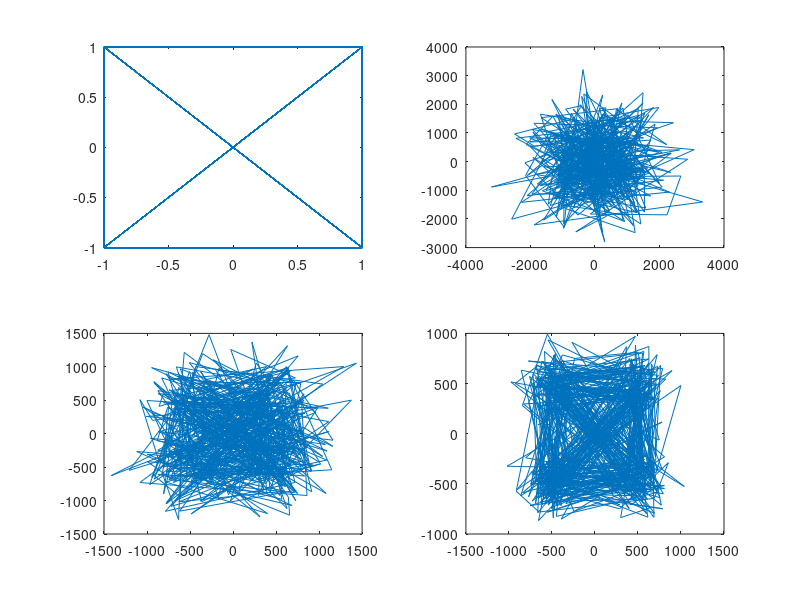

This figure's MATLAB source: (Note: this script raises an error after producing the figure.)
%% 3.1
clear;
close all;
clc;

load('A2BPart3.mat')
fc = 20E6;
Ns = 1024;  
Rs = 1.5e6;
fs = Rs*Ns;

Nb = length(x);

t = linspace(0,1/Rs * ceil(Nb/2),Ns*ceil(Nb/2)+1);
t = t(1:end-1);
f = linspace(-fs/2,fs/2,length(t));


%% 3.2
xi = x(1:2:end);
xq = x(2:2:end);


%% 3.3
ci = cos(2*pi*fc*t);
cq = sin(2*pi*fc*t);
yi = kron(xi,ones(1,Ns)) .* ci;
yq = [kron(xq,ones(1,Ns)) zeros(1,Ns)] .* cq;

y = yi - yq;

%% 3.4
ri = sign(sum(reshape(y .* ci,Ns,ceil(Nb/2))));
rq = sign(sum(reshape(y .* -cq,Ns,ceil(Nb/2))));
rq_plot = rq;
rq = rq(1:end-1);
r = zeros(1,Nb);
r(1:2:end) = ri;
r(2:2:end) = rq;


error = sum(r ~= x);
%% 3.7
PE_A = qfunc((2*10^(-5/10))^0.5);
PE_B = qfunc((2*10^(5/10))^0.5);
PE_C = qfunc((2*10^(10/10))^0.5);


%% 3.8
Tsym = 1/Rs;
Tsam = 1/fs;

SNRA = 10*log10(2*10^(-5/10)*Tsam/Tsym);
SNRB = 10*log10(2*10^(5/10)*Tsam/Tsym);
SNRC = 10*log10(2*10^(10/10)*Tsam/Tsym);
ya = awgn(y,SNRA,'measured');
yb = awgn(y,SNRB,'measured');
yc = awgn(y,SNRC,'measured');

rai = sum(reshape(ya .* ci,Ns,ceil(Nb/2)));
raq = sum(reshape(ya .* -cq,Ns,ceil(Nb/2)));
rbi = sum(reshape(yb .* ci,Ns,ceil(Nb/2)));
rbq = sum(reshape(yb .* -cq,Ns,ceil(Nb/2)));
rci = sum(reshape(yc .* ci,Ns,ceil(Nb/2)));
rcq = sum(reshape(yc .* -cq,Ns,ceil(Nb/2)));
raq_plot = raq;
rbq_plot = rbq;
rcq_plot = rcq;
raq = raq(1:end-1);
rbq = rbq(1:end-1);
rcq = rcq(1:end-1);


ra = zeros(1,Nb);
ra(1:2:end) = rai;
ra(2:2:end) = raq;
ra = sign(ra);
errorA = sum(ra~= x);

rb = zeros(1,Nb);
rb(1:2:end) = rbi;
rb(2:2:end) = rbq;
rb = sign(rb);
errorB = sum(rb~= x);

rc = zeros(1,Nb);
rc(1:2:end) = rci;
rc(2:2:end) = rcq;
rc = sign(rc);
errorC = sum(rc~=x);
%% 3.7
figure;
subplot(2,2,1)
plot(ri,rq_plot);
subplot(2,2,2)
plot(rai,raq_plot);
subplot(2,2,3)
plot(rbi,rbq_plot);
subplot(2,2,4)
plot(rci,rcq_plot);


%% 3.11

test_x = string_to_bits(test_msg_str);
test_Nb = numel(test_x);

test_t = linspace(0,1/Rs * ceil(test_Nb/2),Ns*ceil(test_Nb/2)+1);
test_t = test_t(1:end-1);



test_xi = test_x(1:2:end);
test_xq = test_x(2:2:end);



test_ci = cos(2*pi*fc*test_t);
test_cq = sin(2*pi*fc*test_t);
test_yi = kron(test_xi,ones(1,Ns)) .* test_ci;
test_yq = kron(test_xq,ones(1,Ns)) .* test_cq;
test_y = test_yi - test_yq;



%% 3.12

qpsk_Nb = (length(qpsk_msg)/Ns);


qpsk_t = linspace(0,length(qpsk_msg)/fs,length(qpsk_msg)+1);
qpsk_t=qpsk_t(1:end-1);

qpsk_ci = cos(2*pi*fc*qpsk_t);
qpsk_cq = sin(2*pi*fc*qpsk_t);

qpsk_ri = sign(sum(reshape(qpsk_msg.*qpsk_ci,[Ns,qpsk_Nb])));
qpsk_rq = sign(sum(reshape(qpsk_msg.*-qpsk_cq,[Ns,qpsk_Nb])));

qpsk_r = zeros(1,2*qpsk_Nb);
qpsk_r(1:2:end) = qpsk_ri;
qpsk_r(2:2:end) = qpsk_rq;

qpsk_received_msg = bits_to_string(qpsk_r)




















% qpsk_Nb = 2*numel(qpsk_msg)/Ns;
% 
% qpsk_t = linspace(0,1/Rs * ceil(qpsk_Nb/2),length(qpsk_msg)+1);
% qpsk_t = qpsk_t(1:end-1);
% 
% qpsk_ci = cos(2*pi*fc*qpsk_t);
% qpsk_cq = sin(2*pi*fc*qpsk_t);
% 
% qpsk_ri = sum(reshape(qpsk_msg .* qpsk_ci,Ns,ceil(qpsk_Nb/2)));
% qpsk_rq = sum(reshape(qpsk_msg .* -qpsk_cq,Ns,ceil(qpsk_Nb/2)));
% 
% 
% qpsk_r = zeros(1,qpsk_Nb);
% qpsk_r(1:2:end) = qpsk_ri;
% qpsk_r(2:2:end) = qpsk_rq;
% qpsk_r = sign(qpsk_r);
% 
% qpsk_string_received = bits_to_string(qpsk_r);
% 
